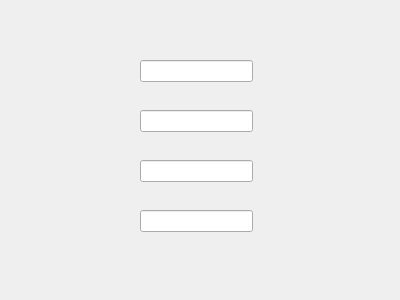
<?xml version="1.0" encoding="UTF-8"?>
<ui version="4.0">
 <class>signup</class>
 <widget class="QWidget" name="signup">
  <property name="geometry">
   <rect>
    <x>0</x>
    <y>0</y>
    <width>400</width>
    <height>300</height>
   </rect>
  </property>
  <property name="windowTitle">
   <string>Form</string>
  </property>
  <widget class="QLabel" name="label">
   <property name="geometry">
    <rect>
     <x>48</x>
     <y>70</y>
     <width>191</width>
     <height>161</height>
    </rect>
   </property>
   <property name="text">
    <string/>
   </property>
  </widget>
  <widget class="QLineEdit" name="lineEdit">
   <property name="geometry">
    <rect>
     <x>140</x>
     <y>60</y>
     <width>113</width>
     <height>22</height>
    </rect>
   </property>
  </widget>
  <widget class="QLineEdit" name="lineEdit_2">
   <property name="geometry">
    <rect>
     <x>140</x>
     <y>110</y>
     <width>113</width>
     <height>22</height>
    </rect>
   </property>
  </widget>
  <widget class="QLineEdit" name="lineEdit_3">
   <property name="geometry">
    <rect>
     <x>140</x>
     <y>160</y>
     <width>113</width>
     <height>22</height>
    </rect>
   </property>
  </widget>
  <widget class="QLineEdit" name="lineEdit_4">
   <property name="geometry">
    <rect>
     <x>140</x>
     <y>210</y>
     <width>113</width>
     <height>22</height>
    </rect>
   </property>
  </widget>
 </widget>
 <resources/>
 <connections/>
</ui>
